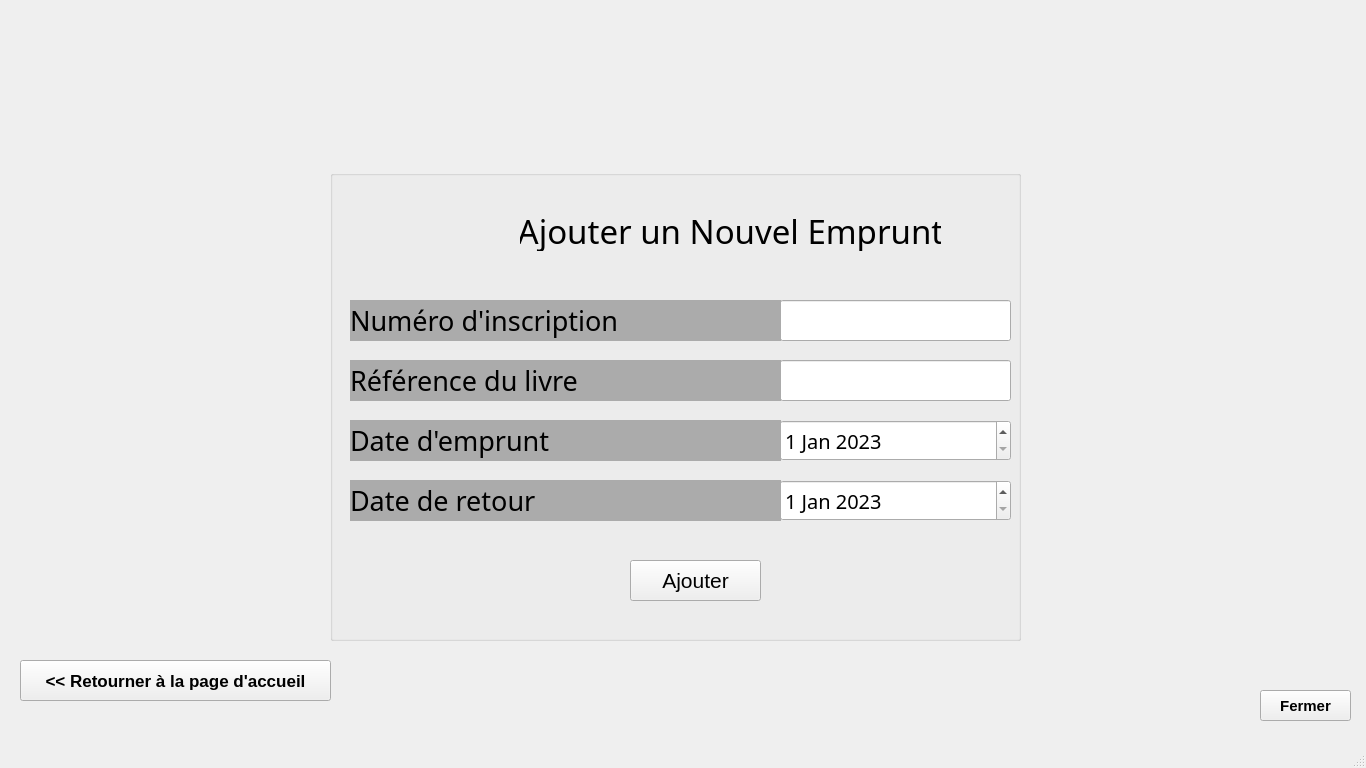
<?xml version="1.0" encoding="UTF-8"?>
<ui version="4.0">
 <class>MainWindow</class>
 <widget class="QMainWindow" name="MainWindow">
  <property name="geometry">
   <rect>
    <x>0</x>
    <y>0</y>
    <width>1366</width>
    <height>768</height>
   </rect>
  </property>
  <property name="windowTitle">
   <string>AjouterEmprunt</string>
  </property>
  <property name="styleSheet">
   <string notr="true"/>
  </property>
  <widget class="QWidget" name="centralwidget">
   <widget class="QPushButton" name="isimm">
    <property name="geometry">
     <rect>
      <x>0</x>
      <y>0</y>
      <width>91</width>
      <height>81</height>
     </rect>
    </property>
    <property name="text">
     <string/>
    </property>
    <property name="icon">
     <iconset>
      <normaloff>Ressources/img/isimm.png</normaloff>Ressources/img/isimm.png</iconset>
    </property>
    <property name="iconSize">
     <size>
      <width>84</width>
      <height>72</height>
     </size>
    </property>
    <property name="flat">
     <bool>true</bool>
    </property>
   </widget>
   <widget class="QPushButton" name="entete">
    <property name="geometry">
     <rect>
      <x>380</x>
      <y>20</y>
      <width>631</width>
      <height>91</height>
     </rect>
    </property>
    <property name="text">
     <string/>
    </property>
    <property name="icon">
     <iconset>
      <normaloff>Ressources/img/entete.png</normaloff>Ressources/img/entete.png</iconset>
    </property>
    <property name="iconSize">
     <size>
      <width>571</width>
      <height>509</height>
     </size>
    </property>
    <property name="flat">
     <bool>true</bool>
    </property>
   </widget>
   <widget class="QGroupBox" name="groupBox">
    <property name="geometry">
     <rect>
      <x>330</x>
      <y>170</y>
      <width>691</width>
      <height>471</height>
     </rect>
    </property>
    <property name="title">
     <string/>
    </property>
    <property name="flat">
     <bool>true</bool>
    </property>
    <widget class="QDateEdit" name="EdDateEmprunt">
     <property name="geometry">
      <rect>
       <x>450</x>
       <y>250</y>
       <width>231</width>
       <height>41</height>
      </rect>
     </property>
     <property name="font">
      <font>
       <family>Century Gothic</family>
       <pointsize>15</pointsize>
      </font>
     </property>
     <property name="minimumDateTime">
      <datetime>
       <hour>19</hour>
       <minute>0</minute>
       <second>0</second>
       <year>2002</year>
       <month>9</month>
       <day>1</day>
      </datetime>
     </property>
     <property name="maximumDate">
      <date>
       <year>2100</year>
       <month>12</month>
       <day>31</day>
      </date>
     </property>
     <property name="minimumDate">
      <date>
       <year>2002</year>
       <month>9</month>
       <day>1</day>
      </date>
     </property>
     <property name="date">
      <date>
       <year>2023</year>
       <month>1</month>
       <day>1</day>
      </date>
     </property>
    </widget>
    <widget class="QDateEdit" name="EdDateRetour">
     <property name="geometry">
      <rect>
       <x>450</x>
       <y>310</y>
       <width>231</width>
       <height>41</height>
      </rect>
     </property>
     <property name="font">
      <font>
       <family>Century Gothic</family>
       <pointsize>15</pointsize>
      </font>
     </property>
     <property name="minimumDateTime">
      <datetime>
       <hour>19</hour>
       <minute>0</minute>
       <second>0</second>
       <year>2002</year>
       <month>9</month>
       <day>1</day>
      </datetime>
     </property>
     <property name="maximumDate">
      <date>
       <year>2100</year>
       <month>12</month>
       <day>31</day>
      </date>
     </property>
     <property name="minimumDate">
      <date>
       <year>2002</year>
       <month>9</month>
       <day>1</day>
      </date>
     </property>
     <property name="date">
      <date>
       <year>2023</year>
       <month>1</month>
       <day>1</day>
      </date>
     </property>
    </widget>
    <widget class="QLabel" name="LbDateEmprunt">
     <property name="geometry">
      <rect>
       <x>20</x>
       <y>250</y>
       <width>431</width>
       <height>41</height>
      </rect>
     </property>
     <property name="font">
      <font>
       <family>Century Gothic</family>
       <pointsize>20</pointsize>
      </font>
     </property>
     <property name="styleSheet">
      <string notr="true">background-color: rgb(171,171,171);</string>
     </property>
     <property name="text">
      <string>Date d'emprunt</string>
     </property>
    </widget>
    <widget class="QLabel" name="LbDateRetour">
     <property name="geometry">
      <rect>
       <x>20</x>
       <y>310</y>
       <width>431</width>
       <height>41</height>
      </rect>
     </property>
     <property name="font">
      <font>
       <family>Century Gothic</family>
       <pointsize>20</pointsize>
      </font>
     </property>
     <property name="styleSheet">
      <string notr="true">background-color: rgb(171,171,171);</string>
     </property>
     <property name="text">
      <string>Date de retour</string>
     </property>
    </widget>
    <widget class="QLabel" name="LbRef">
     <property name="geometry">
      <rect>
       <x>20</x>
       <y>190</y>
       <width>431</width>
       <height>41</height>
      </rect>
     </property>
     <property name="font">
      <font>
       <family>Century Gothic</family>
       <pointsize>20</pointsize>
      </font>
     </property>
     <property name="styleSheet">
      <string notr="true">background-color: rgb(171,171,171);</string>
     </property>
     <property name="text">
      <string>Référence du livre</string>
     </property>
    </widget>
    <widget class="QLabel" name="LbNumInscrip">
     <property name="geometry">
      <rect>
       <x>20</x>
       <y>130</y>
       <width>431</width>
       <height>41</height>
      </rect>
     </property>
     <property name="font">
      <font>
       <family>Century Gothic</family>
       <pointsize>20</pointsize>
      </font>
     </property>
     <property name="styleSheet">
      <string notr="true">background-color: rgb(171,171,171);</string>
     </property>
     <property name="text">
      <string>Numéro d'inscription</string>
     </property>
    </widget>
    <widget class="QLineEdit" name="EdRef">
     <property name="geometry">
      <rect>
       <x>450</x>
       <y>190</y>
       <width>231</width>
       <height>41</height>
      </rect>
     </property>
     <property name="font">
      <font>
       <family>Century Gothic</family>
       <pointsize>15</pointsize>
      </font>
     </property>
     <property name="text">
      <string/>
     </property>
     <property name="clearButtonEnabled">
      <bool>true</bool>
     </property>
    </widget>
    <widget class="QLineEdit" name="EdNumInscrip">
     <property name="geometry">
      <rect>
       <x>450</x>
       <y>130</y>
       <width>231</width>
       <height>41</height>
      </rect>
     </property>
     <property name="font">
      <font>
       <family>Century Gothic</family>
       <pointsize>15</pointsize>
      </font>
     </property>
     <property name="text">
      <string/>
     </property>
     <property name="clearButtonEnabled">
      <bool>true</bool>
     </property>
    </widget>
    <widget class="QPushButton" name="Ajouter">
     <property name="geometry">
      <rect>
       <x>300</x>
       <y>390</y>
       <width>131</width>
       <height>41</height>
      </rect>
     </property>
     <property name="font">
      <font>
       <pointsize>16</pointsize>
      </font>
     </property>
     <property name="cursor">
      <cursorShape>PointingHandCursor</cursorShape>
     </property>
     <property name="text">
      <string>Ajouter</string>
     </property>
    </widget>
    <widget class="QLabel" name="Icon">
     <property name="geometry">
      <rect>
       <x>90</x>
       <y>10</y>
       <width>101</width>
       <height>91</height>
      </rect>
     </property>
     <property name="text">
      <string/>
     </property>
     <property name="pixmap">
      <pixmap>Ressources/img/IconBookEtud.png</pixmap>
     </property>
     <property name="scaledContents">
      <bool>true</bool>
     </property>
    </widget>
    <widget class="QLabel" name="Titre">
     <property name="geometry">
      <rect>
       <x>190</x>
       <y>40</y>
       <width>421</width>
       <height>41</height>
      </rect>
     </property>
     <property name="font">
      <font>
       <family>Calisto MT</family>
       <pointsize>25</pointsize>
      </font>
     </property>
     <property name="text">
      <string>Ajouter un Nouvel Emprunt</string>
     </property>
     <property name="alignment">
      <set>Qt::AlignCenter</set>
     </property>
    </widget>
    <widget class="QLabel" name="ErrNumInscrip">
     <property name="geometry">
      <rect>
       <x>20</x>
       <y>170</y>
       <width>661</width>
       <height>20</height>
      </rect>
     </property>
     <property name="font">
      <font>
       <family>Courier New</family>
       <pointsize>12</pointsize>
       <bold>false</bold>
      </font>
     </property>
     <property name="styleSheet">
      <string notr="true">color:rgb(255,0,0);</string>
     </property>
     <property name="text">
      <string/>
     </property>
     <property name="alignment">
      <set>Qt::AlignRight|Qt::AlignTrailing|Qt::AlignVCenter</set>
     </property>
    </widget>
    <widget class="QLabel" name="ErrRef">
     <property name="geometry">
      <rect>
       <x>20</x>
       <y>230</y>
       <width>661</width>
       <height>20</height>
      </rect>
     </property>
     <property name="font">
      <font>
       <family>Courier New</family>
       <pointsize>12</pointsize>
       <bold>false</bold>
      </font>
     </property>
     <property name="styleSheet">
      <string notr="true">color:rgb(255,0,0);</string>
     </property>
     <property name="text">
      <string/>
     </property>
     <property name="alignment">
      <set>Qt::AlignRight|Qt::AlignTrailing|Qt::AlignVCenter</set>
     </property>
    </widget>
    <widget class="QLabel" name="ErrDate">
     <property name="geometry">
      <rect>
       <x>20</x>
       <y>350</y>
       <width>661</width>
       <height>20</height>
      </rect>
     </property>
     <property name="font">
      <font>
       <family>Courier New</family>
       <pointsize>12</pointsize>
       <bold>false</bold>
      </font>
     </property>
     <property name="styleSheet">
      <string notr="true">color:rgb(255,0,0);</string>
     </property>
     <property name="text">
      <string/>
     </property>
     <property name="alignment">
      <set>Qt::AlignRight|Qt::AlignTrailing|Qt::AlignVCenter</set>
     </property>
    </widget>
    <widget class="QLabel" name="Success">
     <property name="geometry">
      <rect>
       <x>200</x>
       <y>430</y>
       <width>331</width>
       <height>31</height>
      </rect>
     </property>
     <property name="font">
      <font>
       <family>Century Gothic</family>
       <pointsize>15</pointsize>
       <bold>true</bold>
      </font>
     </property>
     <property name="styleSheet">
      <string notr="true">color:rgb(0,100,0)</string>
     </property>
     <property name="text">
      <string/>
     </property>
     <property name="alignment">
      <set>Qt::AlignCenter</set>
     </property>
    </widget>
   </widget>
   <widget class="QLabel" name="label_2">
    <property name="geometry">
     <rect>
      <x>0</x>
      <y>0</y>
      <width>1366</width>
      <height>768</height>
     </rect>
    </property>
    <property name="text">
     <string/>
    </property>
    <property name="pixmap">
     <pixmap>Ressources/img/Background.jpg</pixmap>
    </property>
    <property name="scaledContents">
     <bool>true</bool>
    </property>
   </widget>
   <widget class="QPushButton" name="Return">
    <property name="geometry">
     <rect>
      <x>20</x>
      <y>660</y>
      <width>311</width>
      <height>41</height>
     </rect>
    </property>
    <property name="font">
     <font>
      <family>MS Sans Serif</family>
      <pointsize>13</pointsize>
      <bold>true</bold>
     </font>
    </property>
    <property name="cursor">
     <cursorShape>PointingHandCursor</cursorShape>
    </property>
    <property name="text">
     <string>&lt;&lt; Retourner à la page d'accueil</string>
    </property>
   </widget>
   <widget class="QPushButton" name="Image">
    <property name="geometry">
     <rect>
      <x>1100</x>
      <y>350</y>
      <width>261</width>
      <height>301</height>
     </rect>
    </property>
    <property name="text">
     <string/>
    </property>
    <property name="icon">
     <iconset>
      <normaloff>Ressources/img/Readstud.png</normaloff>Ressources/img/Readstud.png</iconset>
    </property>
    <property name="iconSize">
     <size>
      <width>229</width>
      <height>391</height>
     </size>
    </property>
    <property name="flat">
     <bool>true</bool>
    </property>
   </widget>
   <widget class="QPushButton" name="Home">
    <property name="geometry">
     <rect>
      <x>140</x>
      <y>600</y>
      <width>61</width>
      <height>61</height>
     </rect>
    </property>
    <property name="text">
     <string/>
    </property>
    <property name="icon">
     <iconset>
      <normaloff>Ressources/img/home.png</normaloff>Ressources/img/home.png</iconset>
    </property>
    <property name="iconSize">
     <size>
      <width>95</width>
      <height>45</height>
     </size>
    </property>
    <property name="flat">
     <bool>true</bool>
    </property>
   </widget>
   <widget class="QPushButton" name="Fermer">
    <property name="geometry">
     <rect>
      <x>1260</x>
      <y>690</y>
      <width>91</width>
      <height>31</height>
     </rect>
    </property>
    <property name="font">
     <font>
      <pointsize>11</pointsize>
      <bold>true</bold>
     </font>
    </property>
    <property name="cursor">
     <cursorShape>PointingHandCursor</cursorShape>
    </property>
    <property name="text">
     <string>Fermer</string>
    </property>
    <property name="icon">
     <iconset>
      <normaloff>Ressources/img/Supprimer.png</normaloff>Ressources/img/Supprimer.png</iconset>
    </property>
    <property name="iconSize">
     <size>
      <width>29</width>
      <height>56</height>
     </size>
    </property>
   </widget>
   <zorder>label_2</zorder>
   <zorder>isimm</zorder>
   <zorder>entete</zorder>
   <zorder>groupBox</zorder>
   <zorder>Return</zorder>
   <zorder>Image</zorder>
   <zorder>Home</zorder>
   <zorder>Fermer</zorder>
  </widget>
  <widget class="QMenuBar" name="menubar">
   <property name="geometry">
    <rect>
     <x>0</x>
     <y>0</y>
     <width>1366</width>
     <height>22</height>
    </rect>
   </property>
  </widget>
  <widget class="QStatusBar" name="statusbar"/>
 </widget>
 <tabstops>
  <tabstop>EdNumInscrip</tabstop>
  <tabstop>EdRef</tabstop>
  <tabstop>EdDateEmprunt</tabstop>
  <tabstop>EdDateRetour</tabstop>
  <tabstop>Ajouter</tabstop>
  <tabstop>Return</tabstop>
  <tabstop>Fermer</tabstop>
  <tabstop>isimm</tabstop>
  <tabstop>Image</tabstop>
  <tabstop>Home</tabstop>
  <tabstop>entete</tabstop>
 </tabstops>
 <resources>
  <include location="Ressources/img.qrc"/>
 </resources>
 <connections/>
</ui>
